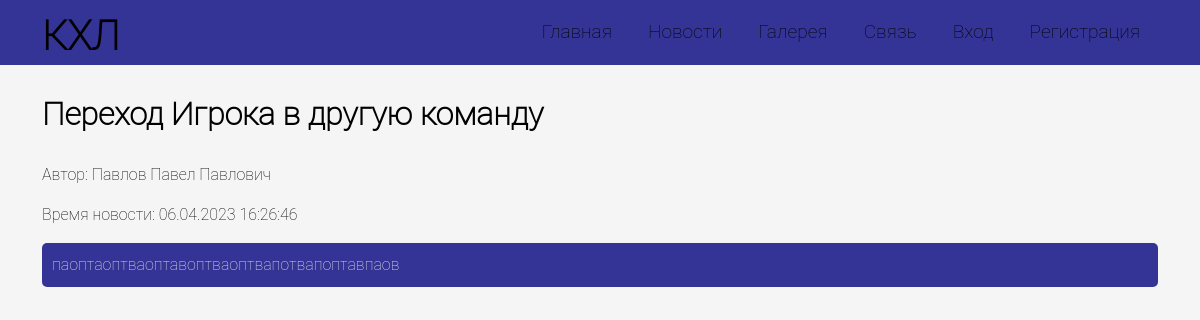
The page /lab4_Sichugov/news.php?id=1 on the database its author committed.
### lab4_Sichugov/news.php (the view, shortened to what this page needs)
<!doctype html>
<html lang="en">
<head>
    <link href="https://cdn.jsdelivr.net/npm/bootstrap@5.3.0-alpha2/dist/css/bootstrap.min.css" rel="stylesheet">
    <link href='https://unpkg.com/boxicons@2.1.4/css/boxicons.min.css' rel='stylesheet'>
    <link href="assets/style/style.css" rel="stylesheet">
</head>
<body>
<?php
include "components/header.php";
?>
<div class="container">
    <div class="content row">
        <div class="main-content col-12">
            <?php
            $page_n = $_GET['id'];
            $result = 'Select *, Команда.Название_команды from Новость
                        INNER JOIN Команда ON (Новость.id_команды = Команда.ID_Команды)
                        WHERE id_новости ='.$page_n;
            $result = mysqli_query($conn, $result) or die("Ошибка запроса Select". mysqli_error($conn));
            $row = mysqli_fetch_assoc($result);
            $date = strtotime($row['Время_новости']);
            $new_date = date( 'd.m.Y H:i:s', $date);
            echo "<div class='info col-md-12'>";
            echo '<h2>'.$row['Название_новости'].'</h2>';
            echo '<p>Автор: '.$row['Автор'].'</p><p>Время новости: '.$new_date.'</p>';
            echo '<p style="background: #343496; color: #e1e1e1; border-radius: 5px; padding: 10px">'.$row['Текст'].'</p>';
            echo "</div>";
            ?>
        </div>
    </div>
</div>
</body>
</html>

### lab4_Sichugov/assets/style/style.css (style rules this page uses)
* { font-family: 'Roboto Thin', sans-serif; }
html, h1, h2, h3, h4, h5, h6 { color: black; }
body { background: whitesmoke; color: black; }
.main-content h2 { margin: 30px 0; color: black; }

### rows shown on the page
новость: Название_новости "Переход Игрока в другую команду", Автор "Павлов Павел Павлович", Время_новости "06.04.2023 16:26:46", Текст "паоптаоптваоптавоптваоптвапотвапоптавпаов"
